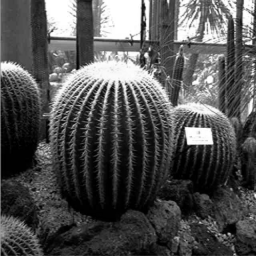
#> input picture jupyter/acads/left_image.png, 256 x 256 px
$ jupyter execute 'MS-ML conv-EE17BTECH11013.ipynb'
#> lines starting #> are read from the running program, lines starting #| are printed output that depends on the picture
[cell 1]
import numpy as np
import cv2 as cv
import scipy.signal as signal
import matplotlib.pyplot as plt
import PIL

[cell 2]
left  = cv.imread('left_image.png')
#> left is the input picture: shape (256, 256, 3); min 0, max 255, mean 82.3

left  = cv.cvtColor(left, cv.COLOR_BGR2GRAY)
#> left: shape (256, 256)

fig = plt.figure()
fig.set_size_inches(10, 15)
plt.subplot(131)
plt.imshow(left, cmap='gray')
plt.title('left image')

plt.show()

[cell 3]
# def padding
def padding(image, n=3):
    shape = image.shape
    if len(shape) == 3:
        row, col, clr = shape
        new_shape = (row + 2*n, col + 2*n, clr)
    else:
        row, col = shape
        new_shape = (row + 2*n, col + 2*n)

    image_ = np.zeros(new_shape)
    image_[n: n+row, n: n+col] = image.copy()
    return image_

def coff(image1, image2):
    ans = np.mean((image1 - image1.mean())*(image2 - image2.mean()))
    stds = image1.std() * image2.std()

    if stds == 0.0:
        return 0

    ans = float(ans) / stds
    return ans

def convolution(image, kernel=None):
    if kernel is None:
        kernel = np.array(
                 [[0,-1,0],
                  [-1,5,-1],
                  [0,-1,0]],
                  )

    kernel = np.rot90(kernel, 2)

    nn, _ = kernel.shape
    n = (nn - 1) // 2

    row, col = image.shape[:2]
    image_pad = padding(image, n)

    image_ = np.zeros(image.shape)

    for i in range(row):
        for j in range(col):
            image_[i][j] = np.sum(kernel * image_pad[i: i+nn, j: j+nn])
    return image_


def cross_correlation(image, kernel=None):
    if kernel is None:
        kernel = np.array(
                 [[0,-1,0],
                  [-1,5,-1],
                  [0,-1,0]],
                  )

    # kernel = np.rot90(kernel, 2) # we don't do that here
    nn, _ = kernel.shape[:2]
    n = (nn - 1) // 2

    row, col = image.shape[:2]
    image_pad = padding(image, n)

    image_ = np.zeros(image.shape)

    for i in range(row):
        for j in range(col):
            image_[i][j] = np.sum(kernel * image_pad[i: i+nn, j: j+nn])
            # image[i][j] = coff(kernel, image_pad[i: i+nn, j: j+nn])
    return image_

def auto_correlation(image):
    return (image * image) / (image.shape[0] * image.shape[1])

[cell 4]
# convolution with vertival edge detection filter
kernel1 = np.array([[1, 0, -1],
                    [1, 0, -1],
                    [1, 0, -1]]
                  )
plt.imshow(kernel1, cmap='gray')
plt.title('kernel 1')
plt.show()
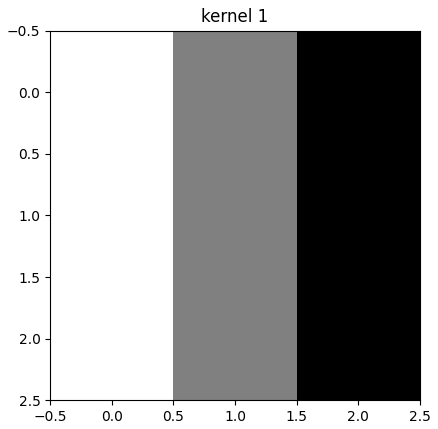
#> figure drawn by matplotlib, 1 panel

[cell 5]
# edge sharpning kernel
kernel2 = np.array(
                 [[0,-1,0],
                  [-1,5,-1],
                  [0,-1,0]],
                  )

plt.imshow(kernel2, cmap='gray')
plt.title('kernel 2')
plt.show()
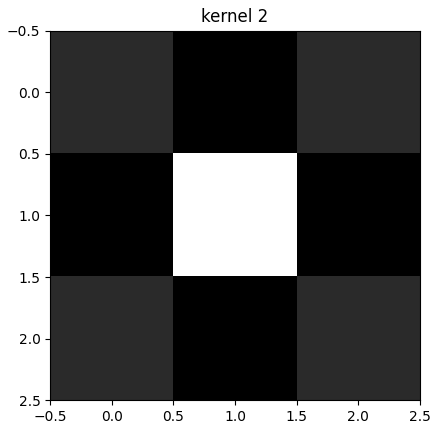
#> figure drawn by matplotlib, 1 panel

[cell 6]
edge_vert = convolution(left, kernel1)
#> in padding, `image_[n: n+row, n: n+col] = image.copy()`:
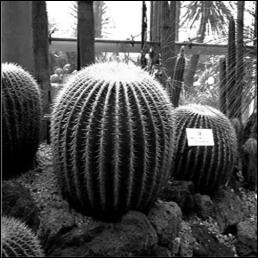
#> image_: shape (258, 258) float64; min 0, max 255, mean 81
#> after the loop in convolution, `for i in range(row):`:
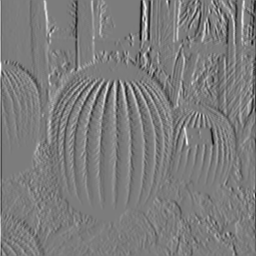
#> image_: shape (256, 256) float64; min -700, max 733, mean -0.6; drawn with min black and max white
plt.imshow(edge_vert, cmap='gray')
plt.title('convolution with kernel1')
plt.show()

[cell 7]
edge_sharp = convolution(left, kernel1)
plt.imshow(edge_sharp, cmap='gray')
plt.title('convolution with kernel2')
plt.show()

[cell 8]
# cross-correlaton with filter
CCR = cross_correlation(left, kernel1)
#> after the loop in cross_correlation, `for i in range(row):`:
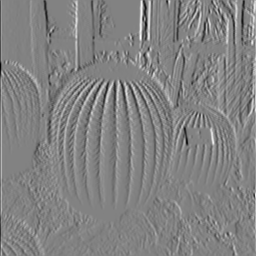
#> image_: shape (256, 256) float64; min -733, max 700, mean 0.6; drawn with min black and max white
plt.imshow(CCR, cmap='gray')
plt.title('Cross-Correlation with kernel 1')
plt.show()

[cell 9]
# cross-correlaton with filter
CCR = cross_correlation(left, kernel2)
#> after the loop in cross_correlation (call 2), `for i in range(row):`:
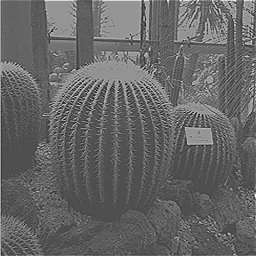
#> image_: shape (256, 256) float64; min -286, max 638, mean 83.8; drawn with min black and max white
plt.imshow(CCR, cmap='gray')
plt.title('Cross-Correlation with kernel 2')
plt.show()

[cell 10]
# auto-correlation
ACR = auto_correlation(left)
#> in auto_correlation, `return (image * image) / (image.shape[0] * image.shape[1])`:
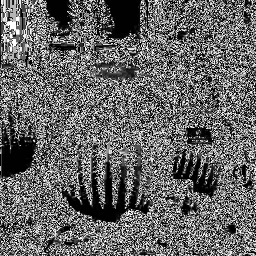
#> returned value: shape (256, 256) float64; min 0, max 0.0038, mean 0.00152; drawn with min black and max white

$ run again, with jupyter/acads/right_image.png copied over jupyter/acads/left_image.png
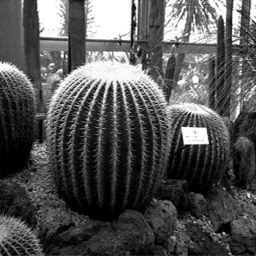
#> input picture jupyter/acads/right_image.png, 256 x 256 px
#> left is the input picture: shape (256, 256, 3); min 0, max 255, mean 83.5
#> left: shape (256, 256)
#> after the loop in cross_correlation (call 2), `for i in range(row):`:
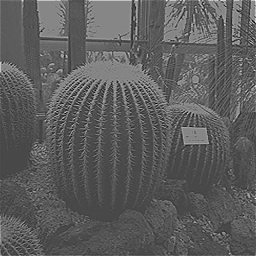
#> image_: shape (256, 256) float64; min -299, max 751, mean 84.9; drawn with min black and max white
#> in auto_correlation, `return (image * image) / (image.shape[0] * image.shape[1])`:
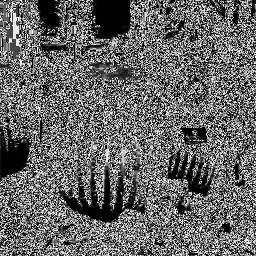
#> returned value: shape (256, 256) float64; min 0, max 0.0038, mean 0.00155; drawn with min black and max white

$ run again, with jupyter/acads/test.jpg saved as jupyter/acads/left_image.png
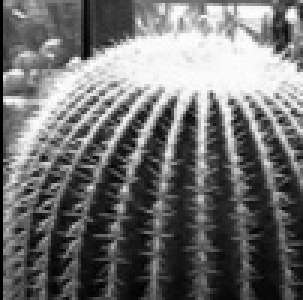
#> input picture jupyter/acads/test.jpg, 101 x 100 px (shown 3 times larger)
#> left is the input picture: shape (100, 101, 3); min 0, max 255, mean 111.6
#> left: shape (100, 101)
#> after the loop in cross_correlation (call 2), `for i in range(row):`:
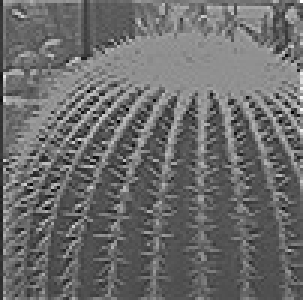
#> image_: shape (100, 101) float64 (shown 3 times larger); min -284, max 657, mean 113.9; drawn with min black and max white
#> in auto_correlation, `return (image * image) / (image.shape[0] * image.shape[1])`:
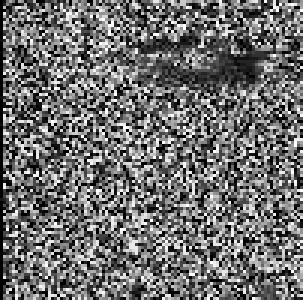
#> returned value: shape (100, 101) float64 (shown 3 times larger); min 0, max 0.0247, mean 0.0107; drawn with min black and max white
